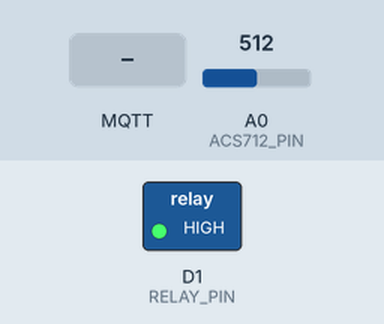
Recording of a sketch running on a simulated ESP8266 (NodeMCU). Parts: switched loads named in the sketch (green lamp = pin HIGH). The test bench sets the inputs (shaded band); at power-on: A0 (ACS712_PIN) = 512. WiFi joins after 1.5 s; servers stay silent unless stated; random numbers use the default seed unless the sketch sets one; no MQTT or app messages arrive unless stated; what the sketch prints to the serial monitor is not drawn.

Above: at 2.7 s.
2.8 s: MQTT message "1" arrives on the first subscribed topic
At 3.4 s:
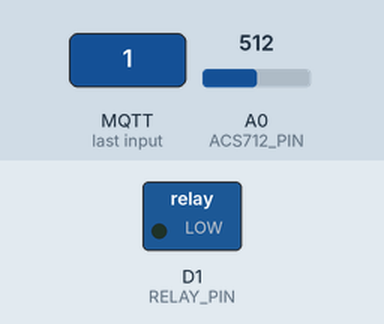
4.3 s: MQTT message "0" arrives on the first subscribed topic
At 4.6 s:
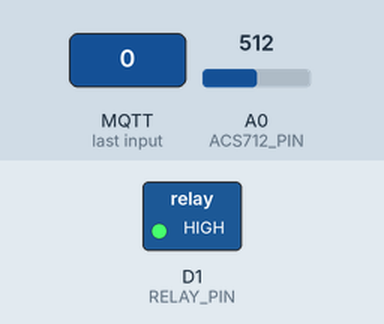
Timing chart, 0 to 7.3 s (numbered marks = the images above; inputs shaded):
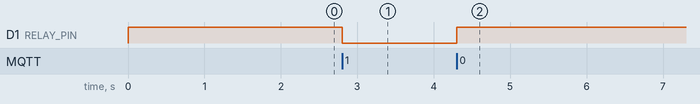

The sketch:

nodeMCUcode.ino
```cpp
/**
 * SmartNest V1 — NodeMCU (ESP8266) Firmware
 *
 * Changes from original:
 *   - REMOVED: espClient.setInsecure()
 *   - ADDED:   ISRG Root X1 CA certificate (HiveMQ Cloud uses Let's Encrypt)
 *   - ADDED:   espClient.setCACert()   → proper TLS chain verification
 *   - ADDED:   espClient.setHostname() → enables SNI (required by HiveMQ Cloud)
 *
 * HiveMQ Cloud mandates TLS + SNI. Without both, the TLS handshake is
 * rejected silently and the device appears "online" on WiFi but never
 * connects to the broker.
 */

#include <ESP8266WiFi.h>
#include <WiFiClientSecure.h>
#include <PubSubClient.h>

// ── WiFi credentials ──────────────────────────────────────────
const char* ssid       = "Redmi Note 13";
const char* password   = "inuka123";

// ── HiveMQ Cloud broker ───────────────────────────────────────
const char* mqtt_host  = "189f86ad4aab4e8cad170cd68d96d91b.s1.eu.hivemq.cloud";
const int   mqtt_port  = 8883;
const char* mqtt_user  = "WD20SmartNestV1";
const char* mqtt_pass  = "WD20@sliit";

// ── Device identity ───────────────────────────────────────────
const char* DEVICE_ID  = "smartnest01"; // change to smartnest02 on the second unit

// ── Hardware pins ─────────────────────────────────────────────
#define RELAY_PIN   D1
#define ACS712_PIN  A0

// ── ACS712 calibration ────────────────────────────────────────
const float SENSITIVITY = 0.100; // 20A module: 100 mV/A
const float VREF        = 3.3;
const int   ADC_RES     = 1024;
float       zeroVoltage = 1.65;  // measure at zero-load per calibration guide

// ── Overcurrent safety ────────────────────────────────────────
const float MAX_SAFE_CURRENT       = 10.0; // amps
const int   OVERCURRENT_TRIP_READS = 5;
int         overCurrentCount       = 0;

bool relayState = false;


// ── MQTT client setup ─────────────────────────────────────────
WiFiClientSecure espClient;
PubSubClient     client(espClient);

String topicCurrent, topicRelaySet, topicRelayState, topicAlert;

// ── Relay helper ──────────────────────────────────────────────
void setRelay(bool on) {
  relayState = on;
  // Active-LOW relay: write LOW to turn ON, HIGH to turn OFF
  digitalWrite(RELAY_PIN, on ? LOW : HIGH);
  client.publish(topicRelayState.c_str(), on ? "1" : "0", true); // retained
}

// ── MQTT message callback ─────────────────────────────────────
void mqttCallback(char* topic, byte* payload, unsigned int length) {
  String msg;
  for (unsigned int i = 0; i < length; i++) msg += (char)payload[i];

  if (String(topic) == topicRelaySet) {
    setRelay(msg == "1");
  }
}

// ── MQTT reconnect loop ───────────────────────────────────────
void reconnectMQTT() {
  while (!client.connected()) {
    Serial.print("[MQTT] Connecting... ");
    String clientId = String(DEVICE_ID) + "-" + String(random(0xffff), HEX);
    if (client.connect(clientId.c_str(), mqtt_user, mqtt_pass)) {
      Serial.println("connected.");
      client.subscribe(topicRelaySet.c_str());
    } else {
      Serial.print("failed, rc=");
      Serial.print(client.state());
      Serial.println(" — retrying in 2s");
      delay(2000);
    }
  }
}

// ── Current sensor ────────────────────────────────────────────
float readCurrent() {
  long sum = 0;
  const int samples = 150;
  for (int i = 0; i < samples; i++) {
    sum += analogRead(ACS712_PIN);
    delayMicroseconds(200);
  }
  float voltage = ((sum / (float)samples) / ADC_RES) * VREF;
  float current = (voltage - zeroVoltage) / SENSITIVITY;
  if (abs(current) < 0.05) current = 0;
  return current;
}

// ── setup() ───────────────────────────────────────────────────
void setup() {
  Serial.begin(115200);
  Serial.println("\n[BOOT] SmartNest firmware starting...");

  pinMode(RELAY_PIN, OUTPUT);
  digitalWrite(RELAY_PIN, HIGH); // For Active-LOW relay, HIGH means OFF. Defaults to OFF on boot.

  // Build topic strings
  topicCurrent    = String("smartnest/") + DEVICE_ID + "/current";
  topicRelaySet   = String("smartnest/") + DEVICE_ID + "/relay/set";
  topicRelayState = String("smartnest/") + DEVICE_ID + "/relay/state";
  topicAlert      = String("smartnest/") + DEVICE_ID + "/alert";

  // Connect to WiFi
  Serial.print("[WiFi] Connecting to ");
  Serial.println(ssid);
  WiFi.mode(WIFI_STA);
  WiFi.begin(ssid, password);
  while (WiFi.status() != WL_CONNECTED) {
    delay(500);
    Serial.print(".");
  }
  Serial.print("\n[WiFi] Connected. IP: ");
  Serial.println(WiFi.localIP());

  // ── TLS configuration ─────────────────────────────────────────
  // Limit TLS buffer to save RAM on ESP8266 (fixes silent disconnects)
  espClient.setBufferSizes(1024, 1024);
  espClient.setInsecure();

  client.setServer(mqtt_host, mqtt_port);
  client.setBufferSize(512);
  client.setCallback(mqttCallback);

  Serial.println("[TLS] Ready (encrypted, no cert check).");
  Serial.println("[MQTT] Ready to connect...");
}

// ── loop() ────────────────────────────────────────────────────
unsigned long lastPublish         = 0;
const unsigned long publishInterval = 5000; // ms

void loop() {
  if (!client.connected()) reconnectMQTT();
  client.loop();

  if (millis() - lastPublish >= publishInterval) {
    lastPublish = millis();
    float current = readCurrent();

    // Publish current reading
    String currentStr = String(current, 2);
    client.publish(topicCurrent.c_str(), currentStr.c_str());
    Serial.print("[PUB] ");
    Serial.print(topicCurrent);
    Serial.print(" -> ");
    Serial.println(currentStr);

    // Overcurrent safety cutoff (temporarily disabled for debugging random toggles)
    /*
    if (current > MAX_SAFE_CURRENT) {
      overCurrentCount++;
      if (overCurrentCount >= OVERCURRENT_TRIP_READS && relayState) {
        setRelay(false);
        client.publish(topicAlert.c_str(), "overcurrent_cutoff");
        Serial.println("[ALERT] Overcurrent cutoff triggered!");
      }
    } else {
      overCurrentCount = 0;
    }
    */
  }
}
```

Measured:
- after the input at 2.8 s, D1 (RELAY_PIN): HIGH → LOW at once
- after the input at 4.3 s, D1 (RELAY_PIN): LOW → HIGH at once
